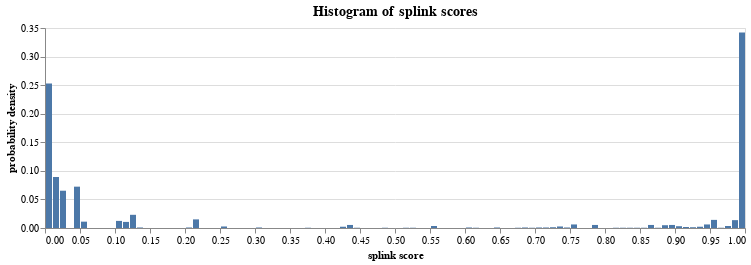

Write notebook code for a chart like this one.
### Markdown cell above
We can plot a histogram of the splink match probility.  This chart shows that, for the majority of record comparisons, the match score is estimated to be close to 0 or 1.  This indicates that there are few pairs of records where we are unsure whether it's a match or not.

### Code cell
from splink.diagnostics import splink_score_histogram
splink_score_histogram(df_e, spark, 100)

### Figure 1 — Vega-Lite specification as saved in the notebook (floating-point values rounded to 4 significant figures)
{"config": {"view": {"continuousWidth": 400, "continuousHeight": 300}, "title": {"fontSize": 14}}, "data": {"name": "data-1d97dabf0506b8a6531e5293b78b78aa"}, "mark": "bar", "encoding": {"tooltip": [{"type": "quantitative", "field": "count_rows", "title": "count"}], "x": {"type": "quantitative", "axis": {"title": "splink score"}, "bin": "binned", "field": "splink_score_bin_low"}, "x2": {"field": "splink_score_bin_high"}, "y": {"type": "quantitative", "axis": {"title": "probability density"}, "field": "normalised"}}, "height": 200, "title": "Histogram of splink scores", "width": 700, "$schema": "https://vega.github.io/schema/vega-lite/v4.8.1.json", "datasets": {"data-1d97dabf0506b8a6531e5293b78b78aa": [{"splink_score_bin_low": 0.0, "splink_score_bin_high": 0.01, "count_rows": 570, "binwidth": 0.01, "freqdensity": 57000.0, "normalised": 0.253}, {"splink_score_bin_low": 0.01, "splink_score_bin_high": 0.02, "count_rows": 201, "binwidth": 0.01, "freqdensity": 20100.0, "normalised": 0.08921}, {"splink_score_bin_low": 0.02, "splink_score_bin_high": 0.03, "count_rows": 147, "binwidth": 0.01, "freqdensity": 14700.0, "normalised": 0.06525}, {"splink_score_bin_low": 0.03, "splink_score_bin_high": 0.04, "count_rows": 0, "binwidth": 0.01, "freqdensity": 0.0, "normalised": 0.0}, {"splink_score_bin_low": 0.04, "splink_score_bin_high": 0.05, "count_rows": 163, "binwidth": 0.01, "freqdensity": 16300.0, "normalised": 0.07235}, {"splink_score_bin_low": 0.05, "splink_score_bin_high": 0.06, "count_rows": 25, "binwidth": 0.01, "freqdensity": 2500.0, "normalised": 0.0111}, {"splink_score_bin_low": 0.06, "splink_score_bin_high": 0.07, "count_rows": 0, "binwidth": 0.01, "freqdensity": 0.0, "normalised": 0.0}, {"splink_score_bin_low": 0.07, "splink_score_bin_high": 0.08, "count_rows": 0, "binwidth": 0.01, "freqdensity": 0.0, "normalised": 0.0}, {"splink_score_bin_low": 0.08, "splink_score_bin_high": 0.09, "count_rows": 0, "binwidth": 0.01, "freqdensity": 0.0, "normalised": 0.0}, {"splink_score_bin_low": 0.09, "splink_score_bin_high": 0.1, "count_rows": 0, "binwidth": 0.01, "freqdensity": 0.0, "normalised": 0.0}, {"splink_score_bin_low": 0.1, "splink_score_bin_high": 0.11, "count_rows": 28, "binwidth": 0.01, "freqdensity": 2800.0, "normalised": 0.01243}, {"splink_score_bin_low": 0.11, "splink_score_bin_high": 0.12, "count_rows": 24, "binwidth": 0.01, "freqdensity": 2400.0, "normalised": 0.01065}, {"splink_score_bin_low": 0.12, "splink_score_bin_high": 0.13, "count_rows": 52, "binwidth": 0.01, "freqdensity": 5200.0, "normalised": 0.02308}, {"splink_score_bin_low": 0.13, "splink_score_bin_high": 0.14, "count_rows": 2, "binwidth": 0.01, "freqdensity": 200.0, "normalised": 0.0008877}, {"splink_score_bin_low": 0.14, "splink_score_bin_high": 0.15, "count_rows": 0, "binwidth": 0.01, "freqdensity": 0.0, "normalised": 0.0}, {"splink_score_bin_low": 0.15, "splink_score_bin_high": 0.16, "count_rows": 0, "binwidth": 0.01, "freqdensity": 0.0, "normalised": 0.0}, {"splink_score_bin_low": 0.16, "splink_score_bin_high": 0.17, "count_rows": 0, "binwidth": 0.01, "freqdensity": 0.0, "normalised": 0.0}, {"splink_score_bin_low": 0.17, "splink_score_bin_high": 0.18, "count_rows": 0, "binwidth": 0.01, "freqdensity": 0.0, "normalised": 0.0}, {"splink_score_bin_low": 0.18, "splink_score_bin_high": 0.19, "count_rows": 0, "binwidth": 0.01, "freqdensity": 0.0, "normalised": 0.0}, {"splink_score_bin_low": 0.19, "splink_score_bin_high": 0.2, "count_rows": 0, "binwidth": 0.01, "freqdensity": 0.0, "normalised": 0.0}, {"splink_score_bin_low": 0.2, "splink_score_bin_high": 0.21, "count_rows": 2, "binwidth": 0.01, "freqdensity": 200.0, "normalised": 0.0008877}, {"splink_score_bin_low": 0.21, "splink_score_bin_high": 0.22, "count_rows": 34, "binwidth": 0.01, "freqdensity": 3400.0, "normalised": 0.01509}, {"splink_score_bin_low": 0.22, "splink_score_bin_high": 0.23, "count_rows": 0, "binwidth": 0.01, "freqdensity": 0.0, "normalised": 0.0}, {"splink_score_bin_low": 0.23, "splink_score_bin_high": 0.24, "count_rows": 0, "binwidth": 0.01, "freqdensity": 0.0, "normalised": 0.0}, {"splink_score_bin_low": 0.24, "splink_score_bin_high": 0.25, "count_rows": 0, "binwidth": 0.01, "freqdensity": 0.0, "normalised": 0.0}, {"splink_score_bin_low": 0.25, "splink_score_bin_high": 0.26, "count_rows": 6, "binwidth": 0.01, "freqdensity": 600.0, "normalised": 0.002663}, {"splink_score_bin_low": 0.26, "splink_score_bin_high": 0.27, "count_rows": 0, "binwidth": 0.01, "freqdensity": 0.0, "normalised": 0.0}, {"splink_score_bin_low": 0.27, "splink_score_bin_high": 0.28, "count_rows": 0, "binwidth": 0.01, "freqdensity": 0.0, "normalised": 0.0}, {"splink_score_bin_low": 0.28, "splink_score_bin_high": 0.29, "count_rows": 0, "binwidth": 0.01, "freqdensity": 0.0, "normalised": 0.0}, {"splink_score_bin_low": 0.29, "splink_score_bin_high": 0.3, "count_rows": 0, "binwidth": 0.01, "freqdensity": 0.0, "normalised": 0.0}, {"splink_score_bin_low": 0.3, "splink_score_bin_high": 0.31, "count_rows": 2, "binwidth": 0.01, "freqdensity": 200.0, "normalised": 0.0008877}, {"splink_score_bin_low": 0.31, "splink_score_bin_high": 0.32, "count_rows": 0, "binwidth": 0.01, "freqdensity": 0.0, "normalised": 0.0}, {"splink_score_bin_low": 0.32, "splink_score_bin_high": 0.33, "count_rows": 0, "binwidth": 0.01, "freqdensity": 0.0, "normalised": 0.0}, {"splink_score_bin_low": 0.33, "splink_score_bin_high": 0.34, "count_rows": 0, "binwidth": 0.01, "freqdensity": 0.0, "normalised": 0.0}, {"splink_score_bin_low": 0.34, "splink_score_bin_high": 0.35, "count_rows": 0, "binwidth": 0.01, "freqdensity": 0.0, "normalised": 0.0}, {"splink_score_bin_low": 0.35, "splink_score_bin_high": 0.36, "count_rows": 0, "binwidth": 0.01, "freqdensity": 0.0, "normalised": 0.0}, {"splink_score_bin_low": 0.36, "splink_score_bin_high": 0.37, "count_rows": 0, "binwidth": 0.01, "freqdensity": 0.0, "normalised": 0.0}, {"splink_score_bin_low": 0.37, "splink_score_bin_high": 0.38, "count_rows": 1, "binwidth": 0.01, "freqdensity": 100.0, "normalised": 0.0004439}, {"splink_score_bin_low": 0.38, "splink_score_bin_high": 0.39, "count_rows": 0, "binwidth": 0.01, "freqdensity": 0.0, "normalised": 0.0}, {"splink_score_bin_low": 0.39, "splink_score_bin_high": 0.4, "count_rows": 0, "binwidth": 0.01, "freqdensity": 0.0, "normalised": 0.0}, {"splink_score_bin_low": 0.4, "splink_score_bin_high": 0.41, "count_rows": 0, "binwidth": 0.01, "freqdensity": 0.0, "normalised": 0.0}, {"splink_score_bin_low": 0.41, "splink_score_bin_high": 0.42, "count_rows": 0, "binwidth": 0.01, "freqdensity": 0.0, "normalised": 0.0}, {"splink_score_bin_low": 0.42, "splink_score_bin_high": 0.43, "count_rows": 5, "binwidth": 0.01, "freqdensity": 500.0, "normalised": 0.002219}, {"splink_score_bin_low": 0.43, "splink_score_bin_high": 0.44, "count_rows": 12, "binwidth": 0.01, "freqdensity": 1200.0, "normalised": 0.005326}, {"splink_score_bin_low": 0.44, "splink_score_bin_high": 0.45, "count_rows": 1, "binwidth": 0.01, "freqdensity": 100.0, "normalised": 0.0004439}, {"splink_score_bin_low": 0.45, "splink_score_bin_high": 0.46, "count_rows": 0, "binwidth": 0.01, "freqdensity": 0.0, "normalised": 0.0}, {"splink_score_bin_low": 0.46, "splink_score_bin_high": 0.47, "count_rows": 0, "binwidth": 0.01, "freqdensity": 0.0, "normalised": 0.0}, {"splink_score_bin_low": 0.47, "splink_score_bin_high": 0.48, "count_rows": 0, "binwidth": 0.01, "freqdensity": 0.0, "normalised": 0.0}, {"splink_score_bin_low": 0.48, "splink_score_bin_high": 0.49, "count_rows": 1, "binwidth": 0.01, "freqdensity": 100.0, "normalised": 0.0004439}, {"splink_score_bin_low": 0.49, "splink_score_bin_high": 0.5, "count_rows": 0, "binwidth": 0.01, "freqdensity": 0.0, "normalised": 0.0}, {"splink_score_bin_low": 0.5, "splink_score_bin_high": 0.51, "count_rows": 0, "binwidth": 0.01, "freqdensity": 0.0, "normalised": 0.0}, {"splink_score_bin_low": 0.51, "splink_score_bin_high": 0.52, "count_rows": 1, "binwidth": 0.01, "freqdensity": 100.0, "normalised": 0.0004439}, {"splink_score_bin_low": 0.52, "splink_score_bin_high": 0.53, "count_rows": 1, "binwidth": 0.01, "freqdensity": 100.0, "normalised": 0.0004439}, {"splink_score_bin_low": 0.53, "splink_score_bin_high": 0.54, "count_rows": 0, "binwidth": 0.01, "freqdensity": 0.0, "normalised": 0.0}, {"splink_score_bin_low": 0.54, "splink_score_bin_high": 0.55, "count_rows": 0, "binwidth": 0.01, "freqdensity": 0.0, "normalised": 0.0}, {"splink_score_bin_low": 0.55, "splink_score_bin_high": 0.56, "count_rows": 8, "binwidth": 0.01, "freqdensity": 800.0, "normalised": 0.003551}, {"splink_score_bin_low": 0.56, "splink_score_bin_high": 0.57, "count_rows": 0, "binwidth": 0.01, "freqdensity": 0.0, "normalised": 0.0}, {"splink_score_bin_low": 0.57, "splink_score_bin_high": 0.58, "count_rows": 0, "binwidth": 0.01, "freqdensity": 0.0, "normalised": 0.0}, {"splink_score_bin_low": 0.58, "splink_score_bin_high": 0.59, "count_rows": 0, "binwidth": 0.01, "freqdensity": 0.0, "normalised": 0.0}, {"splink_score_bin_low": 0.59, "splink_score_bin_high": 0.6, "count_rows": 0, "binwidth": 0.01, "freqdensity": 0.0, "normalised": 0.0}, {"splink_score_bin_low": 0.6, "splink_score_bin_high": 0.61, "count_rows": 2, "binwidth": 0.01, "freqdensity": 200.0, "normalised": 0.0008877}, {"splink_score_bin_low": 0.61, "splink_score_bin_high": 0.62, "count_rows": 1, "binwidth": 0.01, "freqdensity": 100.0, "normalised": 0.0004439}, {"splink_score_bin_low": 0.62, "splink_score_bin_high": 0.63, "count_rows": 0, "binwidth": 0.01, "freqdensity": 0.0, "normalised": 0.0}, {"splink_score_bin_low": 0.63, "splink_score_bin_high": 0.64, "count_rows": 0, "binwidth": 0.01, "freqdensity": 0.0, "normalised": 0.0}, {"splink_score_bin_low": 0.64, "splink_score_bin_high": 0.65, "count_rows": 2, "binwidth": 0.01, "freqdensity": 200.0, "normalised": 0.0008877}, {"splink_score_bin_low": 0.65, "splink_score_bin_high": 0.66, "count_rows": 0, "binwidth": 0.01, "freqdensity": 0.0, "normalised": 0.0}, {"splink_score_bin_low": 0.66, "splink_score_bin_high": 0.67, "count_rows": 0, "binwidth": 0.01, "freqdensity": 0.0, "normalised": 0.0}, {"splink_score_bin_low": 0.67, "splink_score_bin_high": 0.68, "count_rows": 1, "binwidth": 0.01, "freqdensity": 100.0, "normalised": 0.0004439}, {"splink_score_bin_low": 0.68, "splink_score_bin_high": 0.69, "count_rows": 2, "binwidth": 0.01, "freqdensity": 200.0, "normalised": 0.0008877}, {"splink_score_bin_low": 0.69, "splink_score_bin_high": 0.7, "count_rows": 1, "binwidth": 0.01, "freqdensity": 100.0, "normalised": 0.0004439}, {"splink_score_bin_low": 0.7, "splink_score_bin_high": 0.71, "count_rows": 2, "binwidth": 0.01, "freqdensity": 200.0, "normalised": 0.0008877}, {"splink_score_bin_low": 0.71, "splink_score_bin_high": 0.72, "count_rows": 2, "binwidth": 0.01, "freqdensity": 200.0, "normalised": 0.0008877}, {"splink_score_bin_low": 0.72, "splink_score_bin_high": 0.73, "count_rows": 3, "binwidth": 0.01, "freqdensity": 300.0, "normalised": 0.001332}, {"splink_score_bin_low": 0.73, "splink_score_bin_high": 0.74, "count_rows": 6, "binwidth": 0.01, "freqdensity": 600.0, "normalised": 0.002663}, {"splink_score_bin_low": 0.74, "splink_score_bin_high": 0.75, "count_rows": 2, "binwidth": 0.01, "freqdensity": 200.0, "normalised": 0.0008877}, {"splink_score_bin_low": 0.75, "splink_score_bin_high": 0.76, "count_rows": 14, "binwidth": 0.01, "freqdensity": 1400.0, "normalised": 0.006214}, {"splink_score_bin_low": 0.76, "splink_score_bin_high": 0.77, "count_rows": 0, "binwidth": 0.01, "freqdensity": 0.0, "normalised": 0.0}, {"splink_score_bin_low": 0.77, "splink_score_bin_high": 0.78, "count_rows": 0, "binwidth": 0.01, "freqdensity": 0.0, "normalised": 0.0}, {"splink_score_bin_low": 0.78, "splink_score_bin_high": 0.79, "count_rows": 12, "binwidth": 0.01, "freqdensity": 1200.0, "normalised": 0.005326}, {"splink_score_bin_low": 0.79, "splink_score_bin_high": 0.8, "count_rows": 0, "binwidth": 0.01, "freqdensity": 0.0, "normalised": 0.0}, {"splink_score_bin_low": 0.8, "splink_score_bin_high": 0.81, "count_rows": 0, "binwidth": 0.01, "freqdensity": 0.0, "normalised": 0.0}, {"splink_score_bin_low": 0.81, "splink_score_bin_high": 0.82, "count_rows": 1, "binwidth": 0.01, "freqdensity": 100.0, "normalised": 0.0004439}, {"splink_score_bin_low": 0.82, "splink_score_bin_high": 0.83, "count_rows": 1, "binwidth": 0.01, "freqdensity": 100.0, "normalised": 0.0004439}, {"splink_score_bin_low": 0.83, "splink_score_bin_high": 0.84, "count_rows": 1, "binwidth": 0.01, "freqdensity": 100.0, "normalised": 0.0004439}, {"splink_score_bin_low": 0.84, "splink_score_bin_high": 0.85, "count_rows": 1, "binwidth": 0.01, "freqdensity": 100.0, "normalised": 0.0004439}, {"splink_score_bin_low": 0.85, "splink_score_bin_high": 0.86, "count_rows": 1, "binwidth": 0.01, "freqdensity": 100.0, "normalised": 0.0004439}, {"splink_score_bin_low": 0.86, "splink_score_bin_high": 0.87, "count_rows": 12, "binwidth": 0.01, "freqdensity": 1200.0, "normalised": 0.005326}, {"splink_score_bin_low": 0.87, "splink_score_bin_high": 0.88, "count_rows": 1, "binwidth": 0.01, "freqdensity": 100.0, "normalised": 0.0004439}, {"splink_score_bin_low": 0.88, "splink_score_bin_high": 0.89, "count_rows": 11, "binwidth": 0.01, "freqdensity": 1100.0, "normalised": 0.004882}, {"splink_score_bin_low": 0.89, "splink_score_bin_high": 0.9, "count_rows": 12, "binwidth": 0.01, "freqdensity": 1200.0, "normalised": 0.005326}, {"splink_score_bin_low": 0.9, "splink_score_bin_high": 0.91, "count_rows": 7, "binwidth": 0.01, "freqdensity": 700.0, "normalised": 0.003107}, {"splink_score_bin_low": 0.91, "splink_score_bin_high": 0.92, "count_rows": 4, "binwidth": 0.01, "freqdensity": 400.0, "normalised": 0.001775}, {"splink_score_bin_low": 0.92, "splink_score_bin_high": 0.93, "count_rows": 3, "binwidth": 0.01, "freqdensity": 300.0, "normalised": 0.001332}, {"splink_score_bin_low": 0.93, "splink_score_bin_high": 0.94, "count_rows": 5, "binwidth": 0.01, "freqdensity": 500.0, "normalised": 0.002219}, {"splink_score_bin_low": 0.94, "splink_score_bin_high": 0.95, "count_rows": 14, "binwidth": 0.01, "freqdensity": 1400.0, "normalised": 0.006214}, {"splink_score_bin_low": 0.95, "splink_score_bin_high": 0.96, "count_rows": 32, "binwidth": 0.01, "freqdensity": 3200.0, "normalised": 0.0142}, {"splink_score_bin_low": 0.96, "splink_score_bin_high": 0.97, "count_rows": 1, "binwidth": 0.01, "freqdensity": 100.0, "normalised": 0.0004439}, {"splink_score_bin_low": 0.97, "splink_score_bin_high": 0.98, "count_rows": 8, "binwidth": 0.01, "freqdensity": 800.0, "normalised": 0.003551}, {"splink_score_bin_low": 0.98, "splink_score_bin_high": 0.99, "count_rows": 31, "binwidth": 0.01, "freqdensity": 3100.0, "normalised": 0.01376}, {"splink_score_bin_low": 0.99, "splink_score_bin_high": 1.0, "count_rows": 771, "binwidth": 0.01, "freqdensity": 77100.0, "normalised": 0.3422}]}}
